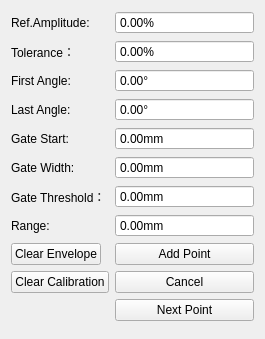
<?xml version="1.0" encoding="UTF-8"?>
<ui version="4.0">
 <class>TCGPropertiesWidget</class>
 <widget class="QWidget" name="TCGPropertiesWidget">
  <property name="geometry">
   <rect>
    <x>0</x>
    <y>0</y>
    <width>265</width>
    <height>339</height>
   </rect>
  </property>
  <property name="windowTitle">
   <string>Form</string>
  </property>
  <layout class="QFormLayout" name="formLayout">
   <item row="0" column="0">
    <widget class="QLabel" name="amplitudeLabel">
     <property name="sizePolicy">
      <sizepolicy hsizetype="Expanding" vsizetype="Preferred">
       <horstretch>0</horstretch>
       <verstretch>0</verstretch>
      </sizepolicy>
     </property>
     <property name="text">
      <string>Ref.Amplitude:</string>
     </property>
    </widget>
   </item>
   <item row="0" column="1">
    <widget class="QDoubleSpinBox" name="amplitudeDoubleSpinBox">
     <property name="sizePolicy">
      <sizepolicy hsizetype="Expanding" vsizetype="Fixed">
       <horstretch>0</horstretch>
       <verstretch>0</verstretch>
      </sizepolicy>
     </property>
     <property name="buttonSymbols">
      <enum>QAbstractSpinBox::NoButtons</enum>
     </property>
     <property name="suffix">
      <string>%</string>
     </property>
    </widget>
   </item>
   <item row="1" column="0">
    <widget class="QLabel" name="toleranceLlabel">
     <property name="sizePolicy">
      <sizepolicy hsizetype="Expanding" vsizetype="Preferred">
       <horstretch>0</horstretch>
       <verstretch>0</verstretch>
      </sizepolicy>
     </property>
     <property name="text">
      <string>Tolerance：</string>
     </property>
    </widget>
   </item>
   <item row="1" column="1">
    <widget class="QDoubleSpinBox" name="toleranceDoubleSpinBox">
     <property name="sizePolicy">
      <sizepolicy hsizetype="Expanding" vsizetype="Fixed">
       <horstretch>0</horstretch>
       <verstretch>0</verstretch>
      </sizepolicy>
     </property>
     <property name="buttonSymbols">
      <enum>QAbstractSpinBox::NoButtons</enum>
     </property>
     <property name="suffix">
      <string>%</string>
     </property>
    </widget>
   </item>
   <item row="2" column="0">
    <widget class="QLabel" name="firstAngleLabel">
     <property name="sizePolicy">
      <sizepolicy hsizetype="Expanding" vsizetype="Preferred">
       <horstretch>0</horstretch>
       <verstretch>0</verstretch>
      </sizepolicy>
     </property>
     <property name="text">
      <string>First Angle:</string>
     </property>
    </widget>
   </item>
   <item row="2" column="1">
    <widget class="QDoubleSpinBox" name="firstAngleDoubleSpinBox">
     <property name="sizePolicy">
      <sizepolicy hsizetype="Expanding" vsizetype="Fixed">
       <horstretch>0</horstretch>
       <verstretch>0</verstretch>
      </sizepolicy>
     </property>
     <property name="buttonSymbols">
      <enum>QAbstractSpinBox::NoButtons</enum>
     </property>
     <property name="suffix">
      <string>°</string>
     </property>
    </widget>
   </item>
   <item row="3" column="0">
    <widget class="QLabel" name="lastAngleLabel">
     <property name="sizePolicy">
      <sizepolicy hsizetype="Expanding" vsizetype="Preferred">
       <horstretch>0</horstretch>
       <verstretch>0</verstretch>
      </sizepolicy>
     </property>
     <property name="text">
      <string>Last Angle:</string>
     </property>
    </widget>
   </item>
   <item row="3" column="1">
    <widget class="QDoubleSpinBox" name="lastAngleDoubleSpinBox">
     <property name="sizePolicy">
      <sizepolicy hsizetype="Expanding" vsizetype="Fixed">
       <horstretch>0</horstretch>
       <verstretch>0</verstretch>
      </sizepolicy>
     </property>
     <property name="buttonSymbols">
      <enum>QAbstractSpinBox::NoButtons</enum>
     </property>
     <property name="suffix">
      <string>°</string>
     </property>
    </widget>
   </item>
   <item row="4" column="0">
    <widget class="QLabel" name="gateStartLlabel">
     <property name="sizePolicy">
      <sizepolicy hsizetype="Expanding" vsizetype="Preferred">
       <horstretch>0</horstretch>
       <verstretch>0</verstretch>
      </sizepolicy>
     </property>
     <property name="text">
      <string>Gate Start:</string>
     </property>
    </widget>
   </item>
   <item row="4" column="1">
    <widget class="QDoubleSpinBox" name="gateStartDoubleSpinBox">
     <property name="sizePolicy">
      <sizepolicy hsizetype="Expanding" vsizetype="Fixed">
       <horstretch>0</horstretch>
       <verstretch>0</verstretch>
      </sizepolicy>
     </property>
     <property name="buttonSymbols">
      <enum>QAbstractSpinBox::NoButtons</enum>
     </property>
     <property name="suffix">
      <string>mm</string>
     </property>
    </widget>
   </item>
   <item row="5" column="0">
    <widget class="QLabel" name="gateWidthLabel">
     <property name="sizePolicy">
      <sizepolicy hsizetype="Expanding" vsizetype="Preferred">
       <horstretch>0</horstretch>
       <verstretch>0</verstretch>
      </sizepolicy>
     </property>
     <property name="text">
      <string>Gate Width:</string>
     </property>
    </widget>
   </item>
   <item row="5" column="1">
    <widget class="QDoubleSpinBox" name="gateWidthDoubleSpinBox">
     <property name="sizePolicy">
      <sizepolicy hsizetype="Expanding" vsizetype="Fixed">
       <horstretch>0</horstretch>
       <verstretch>0</verstretch>
      </sizepolicy>
     </property>
     <property name="buttonSymbols">
      <enum>QAbstractSpinBox::NoButtons</enum>
     </property>
     <property name="suffix">
      <string>mm</string>
     </property>
    </widget>
   </item>
   <item row="6" column="0">
    <widget class="QLabel" name="gateThresholdLlabel">
     <property name="sizePolicy">
      <sizepolicy hsizetype="Expanding" vsizetype="Preferred">
       <horstretch>0</horstretch>
       <verstretch>0</verstretch>
      </sizepolicy>
     </property>
     <property name="text">
      <string>Gate Threshold：</string>
     </property>
    </widget>
   </item>
   <item row="6" column="1">
    <widget class="QDoubleSpinBox" name="gateThresholdDoubleSpinBox">
     <property name="sizePolicy">
      <sizepolicy hsizetype="Expanding" vsizetype="Fixed">
       <horstretch>0</horstretch>
       <verstretch>0</verstretch>
      </sizepolicy>
     </property>
     <property name="buttonSymbols">
      <enum>QAbstractSpinBox::NoButtons</enum>
     </property>
     <property name="suffix">
      <string>mm</string>
     </property>
    </widget>
   </item>
   <item row="7" column="0">
    <widget class="QLabel" name="rangeLabel">
     <property name="sizePolicy">
      <sizepolicy hsizetype="Expanding" vsizetype="Preferred">
       <horstretch>0</horstretch>
       <verstretch>0</verstretch>
      </sizepolicy>
     </property>
     <property name="text">
      <string>Range:</string>
     </property>
    </widget>
   </item>
   <item row="7" column="1">
    <widget class="QDoubleSpinBox" name="rangeDoubleSpinBox">
     <property name="sizePolicy">
      <sizepolicy hsizetype="Expanding" vsizetype="Fixed">
       <horstretch>0</horstretch>
       <verstretch>0</verstretch>
      </sizepolicy>
     </property>
     <property name="buttonSymbols">
      <enum>QAbstractSpinBox::NoButtons</enum>
     </property>
     <property name="suffix">
      <string>mm</string>
     </property>
    </widget>
   </item>
   <item row="9" column="0">
    <widget class="QPushButton" name="clearCalibrationBtn">
     <property name="sizePolicy">
      <sizepolicy hsizetype="Expanding" vsizetype="Fixed">
       <horstretch>0</horstretch>
       <verstretch>0</verstretch>
      </sizepolicy>
     </property>
     <property name="text">
      <string>Clear Calibration</string>
     </property>
    </widget>
   </item>
   <item row="9" column="1">
    <widget class="QPushButton" name="cancleBtn">
     <property name="sizePolicy">
      <sizepolicy hsizetype="Expanding" vsizetype="Fixed">
       <horstretch>0</horstretch>
       <verstretch>0</verstretch>
      </sizepolicy>
     </property>
     <property name="text">
      <string>Cancel</string>
     </property>
    </widget>
   </item>
   <item row="10" column="1">
    <widget class="QPushButton" name="nextPointBtn">
     <property name="sizePolicy">
      <sizepolicy hsizetype="Expanding" vsizetype="Fixed">
       <horstretch>0</horstretch>
       <verstretch>0</verstretch>
      </sizepolicy>
     </property>
     <property name="text">
      <string>Next Point</string>
     </property>
    </widget>
   </item>
   <item row="8" column="0">
    <widget class="QPushButton" name="clearEnvelopeBtn">
     <property name="sizePolicy">
      <sizepolicy hsizetype="Expanding" vsizetype="Fixed">
       <horstretch>0</horstretch>
       <verstretch>0</verstretch>
      </sizepolicy>
     </property>
     <property name="text">
      <string>Clear Envelope</string>
     </property>
    </widget>
   </item>
   <item row="8" column="1">
    <widget class="QPushButton" name="addPointBtn">
     <property name="sizePolicy">
      <sizepolicy hsizetype="Expanding" vsizetype="Fixed">
       <horstretch>0</horstretch>
       <verstretch>0</verstretch>
      </sizepolicy>
     </property>
     <property name="text">
      <string>Add Point</string>
     </property>
    </widget>
   </item>
  </layout>
 </widget>
 <resources/>
 <connections/>
</ui>
